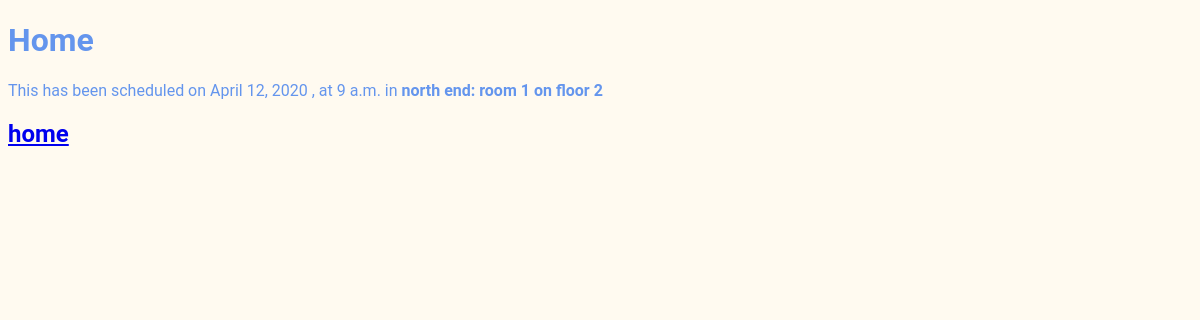
/meetings/3, run on the app's committed database.
### meetings/models.py (models this page shows, shortened)
class Meeting(models.Model):
    title = models.CharField(max_length=200)
    date = models.DateField()
    start_time = models.TimeField(default=time(9))
    duration = models.IntegerField(default=1)
    room = models.ForeignKey(Room, on_delete=models.CASCADE)

class Room(models.Model):
    room_name = models.CharField(max_length=200)
    floor_number = models.IntegerField()
    room_number = models.IntegerField()
    def __str__(self):
        return f"{self.room_name}: room {self.room_number} on floor {self.floor_number}"

### meetings/views.py (the view)
# urls.py: path('<int:id>', views.details, name='details'),
def details(request, id):
    meetings = get_object_or_404(Meeting, pk=id)
    return render(request, 'meetings/details.html', {"meetings": meetings})

### meetings/templates/meetings/details.html (shortened to what this page needs)
{% extends "base.html" %}
{% block content %}
<h1>{{ meetings.title }}</h1>
<p>
    This has been scheduled on {{ meetings.date }} , at {{ meetings.start_time }} in <strong>{{ meetings.room }}</strong>
</p>
<h2><a href="{% url 'welcome' %}">home </a></h2>
{% endblock %}

### website/static/website/website.css (style rules this page uses)
body { font-family: "Roboto", "Lucida Grande", "DejaVu Sans", "Bitstream Vera Sans", Verdana, Arial, sans-serif; background-color: floralwhite; color: cornflowerblue; }

### data on the page
Meeting: title "Home", date "April 12, 2020", start_time "9 a.m.", room "north end: room 1 on floor 2"
